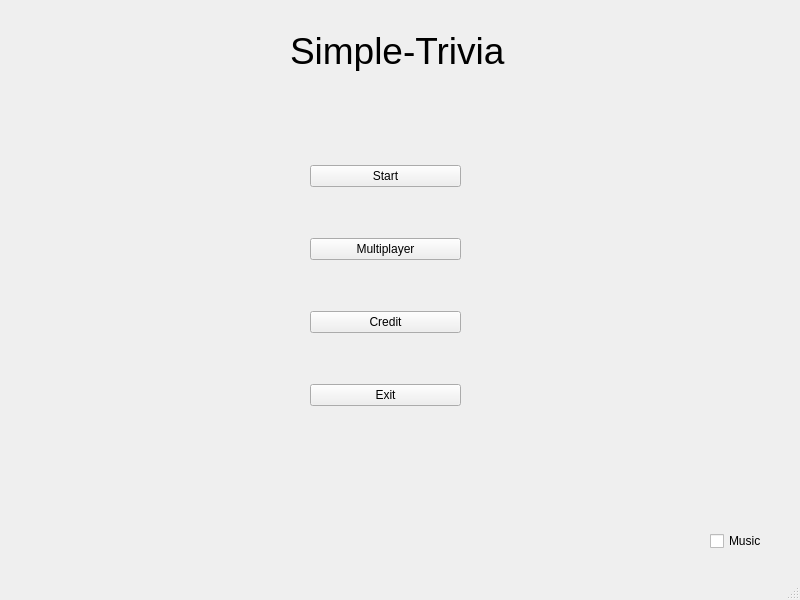
<?xml version="1.0" encoding="UTF-8"?>
<ui version="4.0">
 <class>MainWindow</class>
 <widget class="QMainWindow" name="MainWindow">
  <property name="enabled">
   <bool>true</bool>
  </property>
  <property name="geometry">
   <rect>
    <x>0</x>
    <y>0</y>
    <width>800</width>
    <height>600</height>
   </rect>
  </property>
  <property name="minimumSize">
   <size>
    <width>800</width>
    <height>600</height>
   </size>
  </property>
  <property name="acceptDrops">
   <bool>false</bool>
  </property>
  <property name="windowTitle">
   <string>MainWindow</string>
  </property>
  <property name="autoFillBackground">
   <bool>true</bool>
  </property>
  <widget class="QWidget" name="centralwidget">
   <widget class="QLabel" name="label">
    <property name="geometry">
     <rect>
      <x>290</x>
      <y>30</y>
      <width>221</width>
      <height>41</height>
     </rect>
    </property>
    <property name="font">
     <font>
      <pointsize>28</pointsize>
     </font>
    </property>
    <property name="text">
     <string>Simple-Trivia</string>
    </property>
   </widget>
   <widget class="QWidget" name="layoutWidget">
    <property name="geometry">
     <rect>
      <x>310</x>
      <y>120</y>
      <width>151</width>
      <height>331</height>
     </rect>
    </property>
    <layout class="QVBoxLayout" name="verticalLayout">
     <item>
      <widget class="QPushButton" name="startButton">
       <property name="text">
        <string>Start</string>
       </property>
      </widget>
     </item>
     <item>
      <widget class="QPushButton" name="multiplayerButton">
       <property name="text">
        <string>Multiplayer</string>
       </property>
      </widget>
     </item>
     <item>
      <widget class="QPushButton" name="creditButton">
       <property name="text">
        <string>Credit</string>
       </property>
      </widget>
     </item>
     <item>
      <widget class="QPushButton" name="exitButton">
       <property name="text">
        <string>Exit</string>
       </property>
      </widget>
     </item>
    </layout>
   </widget>
   <widget class="QCheckBox" name="muteCheckbox">
    <property name="geometry">
     <rect>
      <x>710</x>
      <y>530</y>
      <width>83</width>
      <height>22</height>
     </rect>
    </property>
    <property name="text">
     <string>Music</string>
    </property>
   </widget>
  </widget>
  <widget class="QMenuBar" name="menubar">
   <property name="geometry">
    <rect>
     <x>0</x>
     <y>0</y>
     <width>800</width>
     <height>22</height>
    </rect>
   </property>
  </widget>
  <widget class="QStatusBar" name="statusbar"/>
 </widget>
 <resources/>
 <connections>
  <connection>
   <sender>exitButton</sender>
   <signal>clicked()</signal>
   <receiver>MainWindow</receiver>
   <slot>close()</slot>
   <hints>
    <hint type="sourcelabel">
     <x>410</x>
     <y>395</y>
    </hint>
    <hint type="destinationlabel">
     <x>492</x>
     <y>432</y>
    </hint>
   </hints>
  </connection>
 </connections>
</ui>
